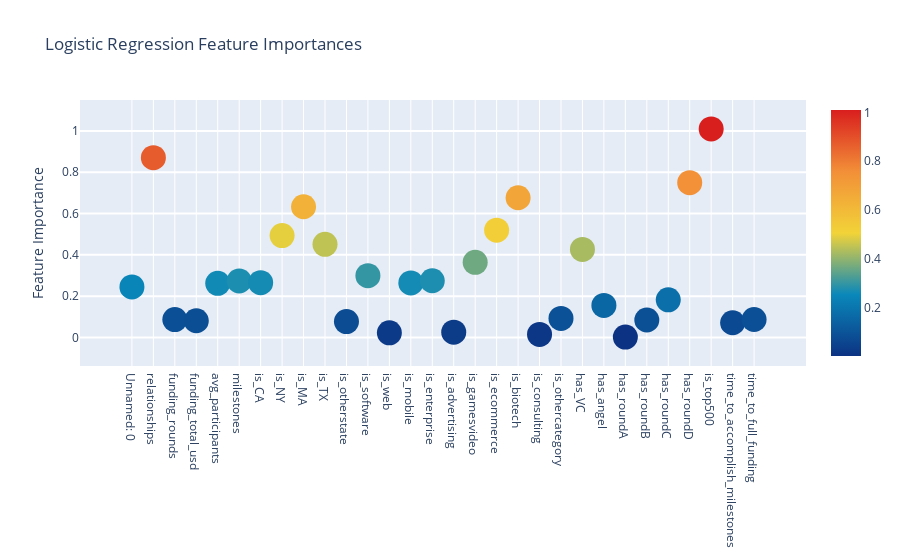

Notebook code for this chart:
### Code cell
#Create Logistic Regression Feature Importance Graph using the instantiated function
plotly_scatterplots(lgr_features, 'Logistic Regression Feature Importances')

### Figure 1 — Plotly figure (JSON) as saved in the notebook; plotly's stock layout.template omitted (floating-point values rounded to 4 significant figures)
{"data": [{"marker": {"color": [0.2448, 0.8707, 0.08673, 0.08075, 0.2623, 0.2737, 0.2654, 0.4933, 0.633, 0.451, 0.07709, 0.2991, 0.02254, 0.264, 0.2745, 0.02541, 0.364, 0.5198, 0.6766, 0.01479, 0.09212, 0.4264, 0.1553, 0.001849, 0.08445, 0.1824, 0.7498, 1.01, 0.07106, 0.0871], "colorscale": [[0, "rgb(12,51,131)"], [0.25, "rgb(10,136,186)"], [0.5, "rgb(242,211,56)"], [0.75, "rgb(242,143,56)"], [1, "rgb(217,30,30)"]], "showscale": true, "size": 25, "sizemode": "diameter", "sizeref": 1}, "mode": "markers", "text": ["Unnamed: 0", "relationships", "funding_rounds", "funding_total_usd", "avg_participants", "milestones", "is_CA", "is_NY", "is_MA", "is_TX", "is_otherstate", "is_software", "is_web", "is_mobile", "is_enterprise", "is_advertising", "is_gamesvideo", "is_ecommerce", "is_biotech", "is_consulting", "is_othercategory", "has_VC", "has_angel", "has_roundA", "has_roundB", "has_roundC", "has_roundD", "is_top500", "time_to_accomplish_milestones", "time_to_full_funding"], "type": "scatter", "x": ["Unnamed: 0", "relationships", "funding_rounds", "funding_total_usd", "avg_participants", "milestones", "is_CA", "is_NY", "is_MA", "is_TX", "is_otherstate", "is_software", "is_web", "is_mobile", "is_enterprise", "is_advertising", "is_gamesvideo", "is_ecommerce", "is_biotech", "is_consulting", "is_othercategory", "has_VC", "has_angel", "has_roundA", "has_roundB", "has_roundC", "has_roundD", "is_top500", "time_to_accomplish_milestones", "time_to_full_funding"], "y": [0.2448, 0.8707, 0.08673, 0.08075, 0.2623, 0.2737, 0.2654, 0.4933, 0.633, 0.451, 0.07709, 0.2991, 0.02254, 0.264, 0.2745, 0.02541, 0.364, 0.5198, 0.6766, 0.01479, 0.09212, 0.4264, 0.1553, 0.001849, 0.08445, 0.1824, 0.7498, 1.01, 0.07106, 0.0871]}], "layout": {"autosize": true, "hovermode": "closest", "showlegend": false, "title": {"text": "Logistic Regression Feature Importances"}, "yaxis": {"gridwidth": 2, "ticklen": 5, "title": {"text": "Feature Importance"}}}}
